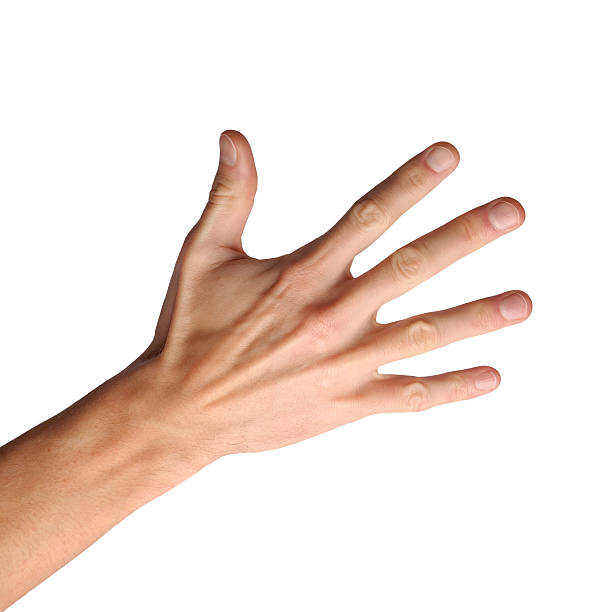
#> input picture Digital Image Processing/OpenCV/gallery/rhand.jpg, 612 x 612 px, found by its file name
$ python contourProperties.py
#> lines starting #> are read from the running program, lines starting #| are printed output that depends on the picture; after the words box and inside, x2 and y2 are one past the last pixel; in counts of white or black regions, pixels touching at a corner belong together
import cv2
import numpy as np
from decimal import Decimal


img = cv2.imread("../../gallery/rhand.jpg", cv2.IMREAD_COLOR)
#> img is the input picture: shape (612, 612, 3); mean B, G, R 221.7, 228.7, 242.5
grayImg = cv2.cvtColor(img, cv2.COLOR_BGR2GRAY)
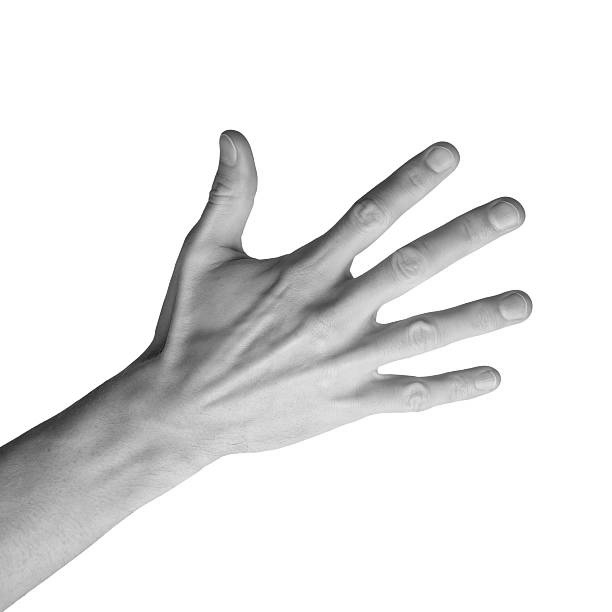
#> grayImg: shape (612, 612); min 18, max 255, mean 232
kernel = np.ones((5, 5), "uint8")
mask = cv2.morphologyEx(grayImg, cv2.MORPH_GRADIENT, kernel)
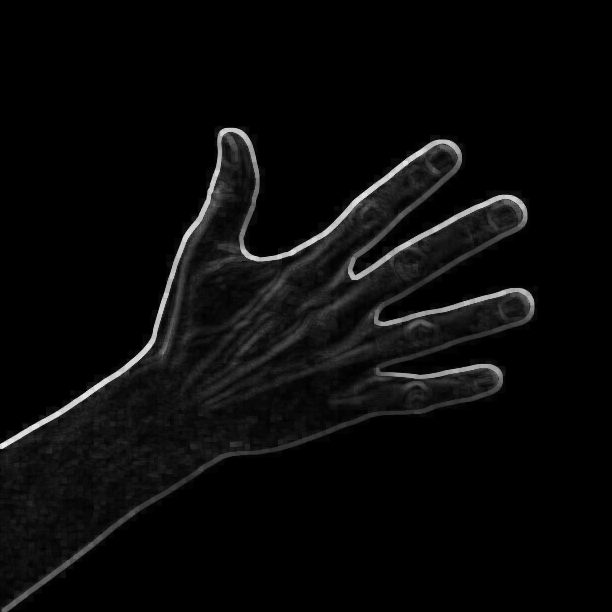
#> mask: shape (612, 612); min 0, max 236, mean 9.9
contours, _ = cv2.findContours(mask.copy(), cv2.RETR_EXTERNAL, cv2.CHAIN_APPROX_SIMPLE)
#> contours = 1 contour; box (x1, y1, x2, y2) and area: (0, 126, 538, 612) 110552
hull = cv2.convexHull(contours[0], returnPoints=False)
#> hull = [450, 371, 286, 283, 230, 226, 185, 182, 92, 89, 88, 87, 1, 0]
defects = cv2.convexityDefects(contours[0], hull).squeeze()
#> defects = [[1, 87, 31, 17032], [89, 92, 91, 476], [92, 182, 158, 14858], [182, 185, 183, 1267], [185, 226, 201, 27552], [226, 230, 228, 256], [230, 283, 249, 39471], [283, 286, 284, 1267], [286, 371, 321, 40675], [371, 450, 431, 32655]]
cnt = contours[0]
#> cnt = contour of 451 points, box (x1, y1, x2, y2) (0, 126, 538, 612), area 110552
for s, e, f, d in defects:
    start = tuple(*cnt[s])
    end = tuple(*cnt[e])
    far = tuple(*cnt[f])

    cv2.line(img, start, end, (0, 255, 0), 3)
    cv2.circle(img, far, 9, (0, 0, 255), -1)
#> this loop made 10 passes
#> (s, e, f, d, start, end, far) on passes 1 to 10: (1, 87, 31, 17032, (214, 127), (0, 438), (142, 349)), (89, 92, 91, 476, (9, 611), (25, 609), (10, 609)), (92, 182, 158, 14858, (25, 609), (497, 401), (226, 457)), (182, 185, 183, 1267, (497, 401), (505, 393), (497, 394)), (185, 226, 201, 27552, (505, 393), (537, 321), (401, 362)), (226, 230, 228, 256, (537, 321), (537, 286), (536, 291)), (230, 283, 249, 39471, (537, 286), (529, 198), (385, 317)), (283, 286, 284, 1267, (529, 198), (521, 190), (522, 198)), (286, 371, 321, 40675, (521, 190), (457, 134), (362, 262)), (371, 450, 431, 32655, (457, 134), (249, 126), (258, 254))
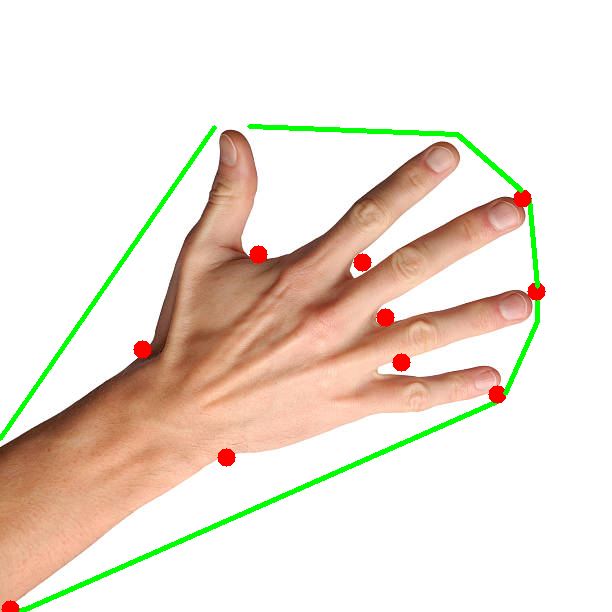
#> img: shape (612, 612, 3); 2.46% of pixels changed, all inside (x1, y1, x2, y2) = (0, 124, 546, 612)

leftMost = cnt[cnt[:, :, 0].argmin()].ravel()
#> leftMost = [0, 438]
rightMost = cnt[cnt[:, :, 0].argmax()].ravel()
#> rightMost = [537, 321]
topMost = cnt[cnt[:, :, 1].argmin()].ravel()
#> topMost = [215, 126]
bottomMost = cnt[cnt[:, :, 1].argmax()].ravel()
#> bottomMost = [0, 611]

cv2.circle(img, tuple(leftMost), 9, (0, 0, 0), -1)
#> img: shape (612, 612, 3); 0.04% of pixels changed, all inside (x1, y1, x2, y2) = (0, 429, 10, 448)
cv2.circle(img, tuple(rightMost), 9, (0, 0, 0), -1)
cv2.circle(img, tuple(topMost), 9, (0, 0, 0), -1)
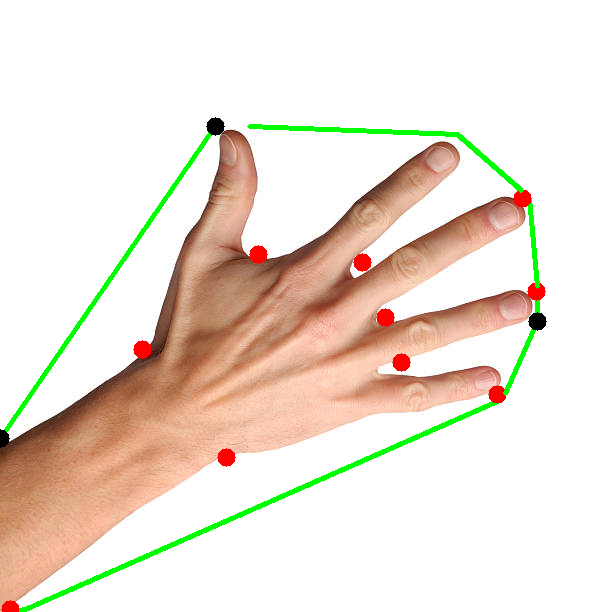
#> img: shape (612, 612, 3); mean B, G, R 215.3, 226.8, 237.6
cv2.circle(img, tuple(bottomMost), 9, (0, 0, 0), -1)
#> img: shape (612, 612, 3); 0.02% of pixels changed, all inside (x1, y1, x2, y2) = (0, 602, 10, 612)

cv2.imshow("img", img)
cv2.waitKey(0)
cv2.destroyAllWindows()
